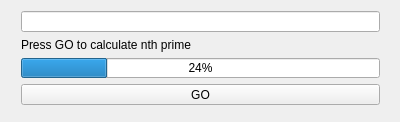
<?xml version="1.0" encoding="UTF-8"?>
<ui version="4.0">
 <class>MainWindow</class>
 <widget class="QMainWindow" name="MainWindow">
  <property name="geometry">
   <rect>
    <x>0</x>
    <y>0</y>
    <width>400</width>
    <height>122</height>
   </rect>
  </property>
  <property name="minimumSize">
   <size>
    <width>400</width>
    <height>122</height>
   </size>
  </property>
  <property name="maximumSize">
   <size>
    <width>400</width>
    <height>122</height>
   </size>
  </property>
  <property name="windowTitle">
   <string>Prime finder</string>
  </property>
  <widget class="QWidget" name="centralWidget">
   <widget class="QWidget" name="">
    <property name="geometry">
     <rect>
      <x>10</x>
      <y>0</y>
      <width>381</width>
      <height>116</height>
     </rect>
    </property>
    <layout class="QVBoxLayout" name="verticalLayout">
     <item>
      <widget class="QLineEdit" name="lineEdit"/>
     </item>
     <item>
      <widget class="QLabel" name="label">
       <property name="text">
        <string>Press GO to calculate nth prime</string>
       </property>
      </widget>
     </item>
     <item>
      <widget class="QProgressBar" name="progressBar">
       <property name="value">
        <number>24</number>
       </property>
      </widget>
     </item>
     <item>
      <widget class="QPushButton" name="pushButton">
       <property name="text">
        <string>GO</string>
       </property>
      </widget>
     </item>
    </layout>
   </widget>
  </widget>
 </widget>
 <layoutdefault spacing="6" margin="11"/>
 <resources/>
 <connections/>
</ui>
